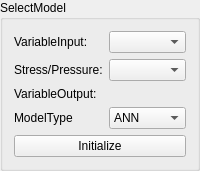
           <widget class="QGroupBox" name="groupBox">
            <property name="sizePolicy">
             <sizepolicy hsizetype="Minimum" vsizetype="Preferred">
              <horstretch>0</horstretch>
              <verstretch>0</verstretch>
             </sizepolicy>
            </property>
            <property name="title">
             <string>SelectModel</string>
            </property>
            <layout class="QGridLayout" name="gridLayout_4" columnstretch="1,1">
             <item row="4" column="0" colspan="2">
              <widget class="QPushButton" name="Initialize">
               <property name="text">
                <string>Initialize</string>
               </property>
              </widget>
             </item>
             <item row="3" column="0">
              <widget class="QLabel" name="label_15">
               <property name="text">
                <string>ModelType</string>
               </property>
              </widget>
             </item>
             <item row="0" column="0">
              <widget class="QLabel" name="label_24">
               <property name="text">
                <string>VariableInput:</string>
               </property>
              </widget>
             </item>
             <item row="2" column="0">
              <widget class="QLabel" name="label_25">
               <property name="sizePolicy">
                <sizepolicy hsizetype="Preferred" vsizetype="Fixed">
                 <horstretch>0</horstretch>
                 <verstretch>0</verstretch>
                </sizepolicy>
               </property>
               <property name="text">
                <string>VariableOutput:</string>
               </property>
              </widget>
             </item>
             <item row="0" column="1">
              <widget class="QComboBox" name="SelectFeature4"/>
             </item>
             <item row="3" column="1">
              <widget class="QComboBox" name="ModelTypeSelect">
               <property name="currentText">
                <string>ANN</string>
               </property>
               <item>
                <property name="text">
                 <string>ANN</string>
                </property>
               </item>
               <item>
                <property name="text">
                 <string>LSTM</string>
                </property>
               </item>
              </widget>
             </item>
             <item row="2" column="1">
              <widget class="QLabel" name="VariableOutput">
               <property name="palette">
                <palette>
                 <active>
                  <colorrole role="WindowText">
                   <brush brushstyle="SolidPattern">
                    <color alpha="255">
                     <red>0</red>
                     <green>0</green>
                     <blue>255</blue>
                    </color>
                   </brush>
                  </colorrole>
                 </active>
                 <inactive>
                  <colorrole role="WindowText">
                   <brush brushstyle="SolidPattern">
                    <color alpha="255">
                     <red>0</red>
                     <green>0</green>
                     <blue>255</blue>
                    </color>
                   </brush>
                  </colorrole>
                 </inactive>
                 <disabled>
                  <colorrole role="WindowText">
                   <brush brushstyle="SolidPattern">
                    <color alpha="255">
                     <red>120</red>
                     <green>120</green>
                     <blue>120</blue>
                    </color>
                   </brush>
                  </colorrole>
                 </disabled>
                </palette>
               </property>
               <property name="text">
                <string/>
               </property>
               <property name="textFormat">
                <enum>Qt::AutoText</enum>
               </property>
              </widget>
             </item>
             <item row="1" column="0">
              <widget class="QLabel" name="label_32">
               <property name="text">
                <string>Stress/Pressure:</string>
               </property>
              </widget>
             </item>
             <item row="1" column="1">
              <widget class="QComboBox" name="Style1"/>
             </item>
            </layout>
           </widget>
